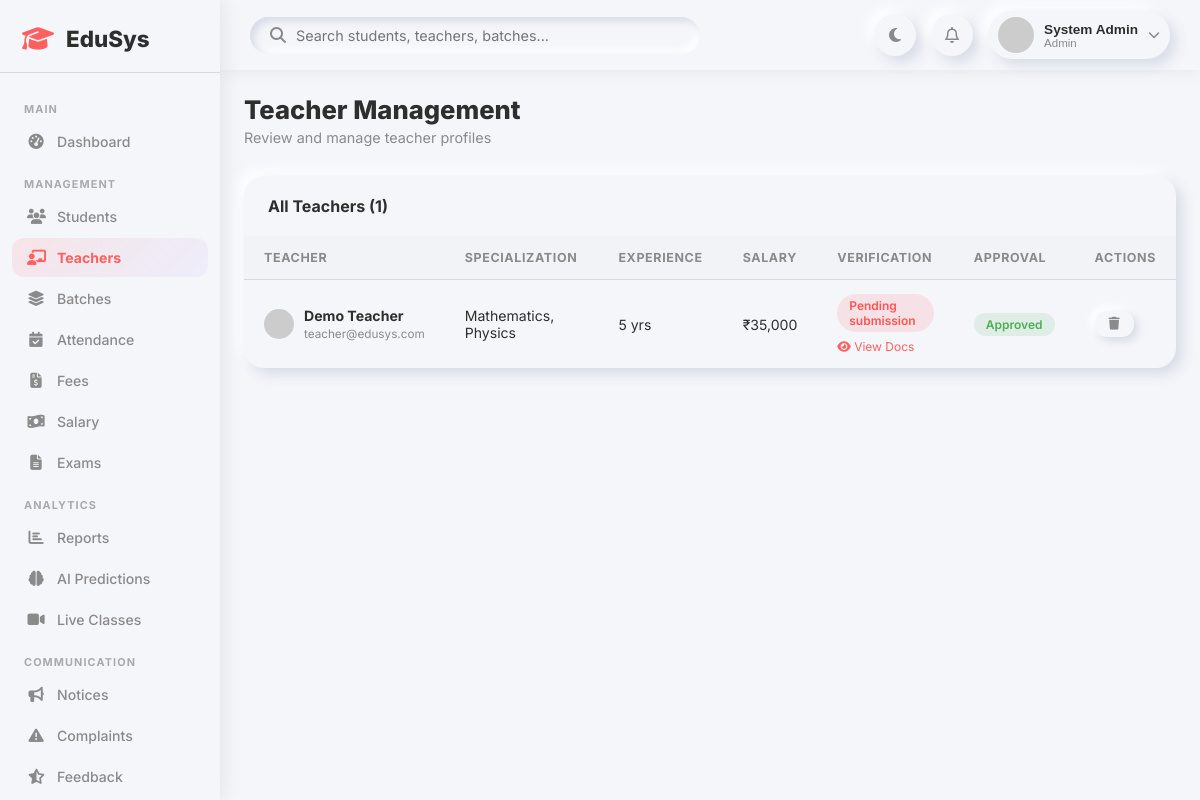
Screenshot of /admin/teachers.php (signed in) with the database file from the repository.
### tables this page shows
CREATE TABLE IF NOT EXISTS teachers (
    id INT AUTO_INCREMENT PRIMARY KEY,
    user_id INT NOT NULL,
    qualification VARCHAR(255),
    specialization VARCHAR(255),
    phone VARCHAR(20),
    address TEXT,
    gender ENUM('male','female','other'),
    experience_years INT DEFAULT 0,
    salary DECIMAL(10,2) DEFAULT 0.00,
    document_path VARCHAR(255),
    approval_status ENUM('pending','approved','rejected') DEFAULT 'pending',
    joined_date DATE DEFAULT (CURRENT_DATE),
    rating DECIMAL(3,2) DEFAULT 0.00,
    FOREIGN KEY (user_id) REFERENCES users(id) ON DELETE CASCADE
);

CREATE TABLE IF NOT EXISTS users (
    id INT AUTO_INCREMENT PRIMARY KEY,
    name VARCHAR(150) NOT NULL,
    email VARCHAR(150) UNIQUE NOT NULL,
    password VARCHAR(255) NOT NULL,
    role ENUM('admin','teacher','student') NOT NULL DEFAULT 'student',
    avatar VARCHAR(255) DEFAULT NULL,
    status ENUM('active','inactive','pending') DEFAULT 'pending',
    created_at TIMESTAMP DEFAULT CURRENT_TIMESTAMP,
    updated_at TIMESTAMP DEFAULT CURRENT_TIMESTAMP ON UPDATE CURRENT_TIMESTAMP
);

### admin/teachers.php (the view, shortened to what this page needs)
<?php
require_once '../includes/header.php';
$teachers = $conn->query("SELECT t.id, t.user_id, u.name, u.email, u.status, t.qualification, t.specialization, t.phone, t.experience_years, t.salary, t.approval_status, t.verification_status, t.rating, t.joined_date FROM teachers t JOIN users u ON t.user_id=u.id ORDER BY t.id DESC");
?>
<div class="page-header">
    <div><h1>Teacher Management</h1><p>Review and manage teacher profiles</p></div>
</div>
<div class="table-card">
    <div class="table-header"><h3>All Teachers (<?= $teachers->num_rows ?>)</h3></div>
    <div class="table-responsive">
        <table>
            <thead><tr><th>Teacher</th><th>Specialization</th><th>Experience</th><th>Salary</th><th>Verification</th><th>Approval</th><th>Actions</th></tr></thead>
            <tbody>
                <?php if ($teachers->num_rows === 0): ?>
                <tr><td colspan="7" style="text-align:center;padding:40px;color:var(--text-secondary);">No teachers registered yet.</td></tr>
                <?php else: ?>
                <?php while ($t = $teachers->fetch_assoc()): ?>
                <tr>
                    <td><div style="display:flex;align-items:center;gap:10px;"><img src="https://i.pravatar.cc/35?u=t<?= $t['user_id'] ?>" class="avatar-sm"><div><strong><?= htmlspecialchars($t['name']) ?></strong><br><small style="color:var(--text-secondary);"><?= htmlspecialchars($t['email']) ?></small></div></div></td>
                    <td><?= htmlspecialchars($t['specialization'] ?? '-') ?></td>
                    <td><?= $t['experience_years'] ?> yrs</td>
                    <td>₹<?= number_format($t['salary'], 0) ?></td>
                    <td>
                        <?php if ($t['verification_status'] === 'submitted'): ?>
                        <span class="badge-pill badge-warning">Review Pending</span>
                        <?php elseif ($t['verification_status'] === 'verified'): ?>
                        <span class="badge-pill badge-success">Verified</span>
                        <?php else: ?>
                        <span class="badge-pill badge-danger"><?= ucfirst(str_replace('_', ' ', $t['verification_status'])) ?></span>
                        <?php endif; ?>
                        <div style="margin-top:5px;">
                            <a href="verify_teacher.php?id=<?= $t['id'] ?>" style="font-size:0.75rem; color:var(--primary); text-decoration:none;"><i class="fa-solid fa-eye"></i> View Docs</a>
                        </div>
                    </td>
                    <td>
                        <span class="badge-pill <?= $t['approval_status']==='approved'?'badge-success':($t['approval_status']==='rejected'?'badge-danger':'badge-warning') ?>">
                            <?= ucfirst($t['approval_status']) ?>
                        </span>
                    </td>
                    <td>
                        <div style="display:flex;gap:6px;flex-wrap:wrap;">
                            <form method="POST" onsubmit="return confirm('Delete teacher?')" style="display:inline;"><button class="btn btn-outline btn-sm"><i class="fa-solid fa-trash"></i></button></form>
                        </div>
                    </td>
                </tr>
                <?php endwhile; ?>
                <?php endif; ?>
            </tbody>
        </table>
    </div>
</div>
<?php require_once '../includes/footer.php'; ?>

### css/dashboard.css (style rules this page uses)
:root { --primary: #FF5F5F; --secondary: #6C63FF; --background: #F5F6FA; --text-primary: #2E2E2E; --text-secondary: #8A8A8A; --shadow-light: #ffffff; --shadow-dark: #d5dbe5; --neu: 6px 6px 14px var(--shadow-dark), -6px -6px 14px var(--shadow-light); --neu-sm: 4px 4px 8px var(--shadow-dark), -4px -4px 8px var(--shadow-light); --neu-in: inset 4px 4px 8px var(--shadow-dark), inset -4px -4px 8px var(--shadow-light); --success: #4CAF50; --danger: #FF5252; --warning: #FF9800; --info: #2196F3; --sidebar-width: 260px; }
* { margin: 0; padding: 0; box-sizing: border-box; }
body { font-family: 'Inter', sans-serif; background: var(--background); color: var(--text-primary); transition: background 0.3s, color 0.3s; }
.page-header { display: flex; justify-content: space-between; align-items: flex-start; margin-bottom: 30px; flex-wrap: wrap; gap: 15px; }
.page-header h1 { font-size: 1.6rem; font-weight: 800; }
.page-header p { color: var(--text-secondary); font-size: 0.9rem; margin-top: 4px; }
.table-card { background: var(--background); border-radius: 20px; box-shadow: var(--neu); overflow: hidden; margin-bottom: 25px; }
.table-header { display: flex; justify-content: space-between; align-items: center; padding: 20px 24px; flex-wrap: wrap; gap: 10px; }
.table-header h3 { font-size: 1rem; font-weight: 700; }
.table-responsive { overflow-x: auto; }
table { width: 100%; border-collapse: collapse; }
th, td { padding: 14px 20px; text-align: left; }
th { font-size: 0.78rem; text-transform: uppercase; letter-spacing: 0.05em; color: var(--text-secondary); font-weight: 700; border-bottom: 1px solid var(--shadow-dark); background: rgba(0,0,0,0.01); }
td { font-size: 0.88rem; border-bottom: 1px solid rgba(0,0,0,0.04); }
tr:last-child td { border-bottom: none; }
.badge-pill { display: inline-block; padding: 4px 12px; border-radius: 20px; font-size: 0.75rem; font-weight: 600; }
.badge-success { background: rgba(76,175,80,0.12); color: var(--success); }
.badge-danger { background: rgba(255,82,82,0.12); color: var(--danger); }
.btn { display: inline-flex; align-items: center; gap: 8px; padding: 10px 20px; border-radius: 12px; border: none; font-family: 'Inter', sans-serif; font-size: 0.88rem; font-weight: 600; cursor: pointer; transition: all 0.2s ease; text-decoration: none; }
.btn-outline { background: var(--background); box-shadow: var(--neu-sm); color: var(--text-secondary); }
.btn-sm { padding: 7px 14px; font-size: 0.8rem; }
.avatar-sm { width: 30px; height: 30px; border-radius: 50%; object-fit: cover; }

### css/responsive.css (style rules this page uses)
@media (max-width: 1200px) { :root { --sidebar-width: 220px; } }

### rows the page displays
teachers: user.name "Demo Teacher", user.email "teacher@edusys.com", specialization "Mathematics, Physics", experience_years "5", salary "35,000", verification_status "Pending submission", approval_status "Approved"

### other values shown
$name "System Admin"
$role "Admin"
$teachers->num_rows "1"
